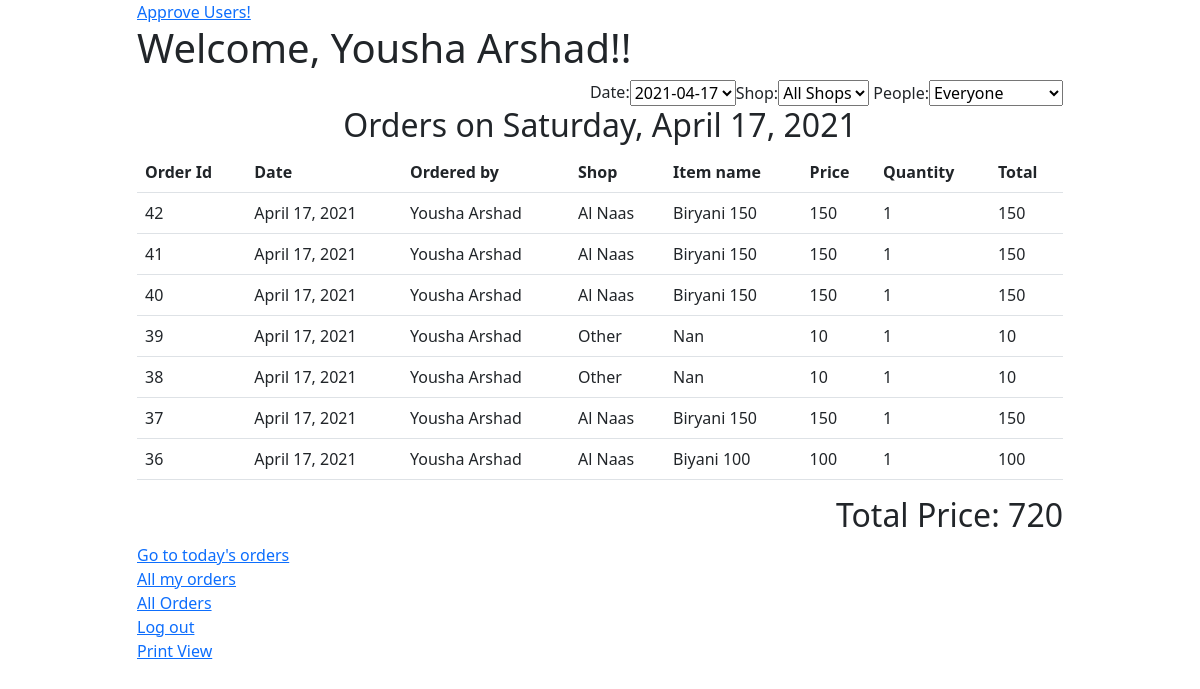
/khana/13 (signed in), run on the app's committed database.
### khana/models.py (models this page shows, shortened)
class Date(models.Model):
    date = models.DateField()

class Order(models.Model):
    quantity = models.IntegerField()
    date_id = models.ForeignKey(Date, on_delete=models.CASCADE, related_name="dates")
    user_id = models.ForeignKey(User, on_delete=models.CASCADE, related_name="users")
    item_id = models.ForeignKey(FoodItem, on_delete=models.DO_NOTHING, related_name="foods")

class FoodItem(models.Model):
    name = models.CharField(max_length=64)
    price = models.IntegerField()
    shop = models.ForeignKey(Shop, on_delete=models.CASCADE, related_name="shops")

class Shop(models.Model):
    name = models.CharField(max_length=64)
    def __str__(self):
        return f'{self.name}'

### khana/views.py (the view, shortened to what this page needs)
# urls.py: path('', khana.views.index),
def index(request, date_id=None):
    if not request.user.is_authenticated:
        return HttpResponseRedirect(reverse('login'))
    if date_id:
        today = datetime.datetime.now().date()
        if Date.objects.filter(date=today).exists():
            date_object = Date.objects.get(date=today)
        else:
            date_object = Date(date=today)
            date_object.save()
        today_id = date_object.id
        if Date.objects.filter(pk=date_id).exists():
            date_object = Date.objects.get(pk=date_id)
            is_today = today == date_object.date
        else:
            return HttpResponseRedirect(reverse('table', args=[date_object.id]))
        date_form = SelectDateForm(default_date=date_object.date)
        all_orders = False
        dates_orders = Order.objects.filter(date_id=date_object)
        date = date_object.date
    people_disabled = False
    if not request.user.is_staff:
        dates_orders = dates_orders.filter(user_id=request.user)
        people_disabled = True
    dates_items = dates_orders.values_list('item_id_id', flat=True).distinct()
    dates_shops = FoodItem.objects.all().filter(id__in=dates_items).values_list('shop_id', flat=True).distinct()
    shops = Shop.objects.filter(pk__in=dates_shops)
    dates_people = dates_orders.values_list('user_id_id', flat=True).distinct()
    peoples = User.objects.filter(pk__in=dates_people)
    sum_price = sum(o.item_id.price*o.quantity for o in dates_orders)
    return render(request, 'khana/index.html', {
        'today_id': today_id,
        'date': date,
        'orders': dates_orders.order_by('-pk'),
        'sum': sum_price,
        'date_form': date_form,
        'is_today': is_today,
        'all_orders': all_orders,
        'filter_form': FilterShopAndPersonForm(shops=shops, peoples=peoples, people_disabled=people_disabled),
    })

### khana/views.py
class SelectDateForm(forms.Form):
    def __init__(self, *args, default_date=None, **kwargs):
        super(SelectDateForm, self).__init__(*args, **kwargs)
        if default_date:
            print(default_date)
            all_dates = Date.objects.exclude(date=default_date).order_by('-date')
            initial_date = Date.objects.get(date=default_date)
            CHOICES_DATE = [(initial_date.id, f'{initial_date.date}')]
            OTHER_DATE = [(date.id, f'{date.date}') for date in all_dates]
            CHOICES_DATE += OTHER_DATE
            CHOICES_DATE += [(0, 'All Dates')]
            CHOICES_DATE = tuple(CHOICES_DATE)
        else:
            all_dates = Date.objects.all().order_by('-date')
            CHOICES_DATE = [(0, 'All Dates')]
            OTHER_DATE = [(date.id, f'{date.date}') for date in all_dates]
            CHOICES_DATE += OTHER_DATE
            CHOICES_DATE = tuple(CHOICES_DATE)
        self.fields['id'] = forms.ChoiceField(choices=CHOICES_DATE, label='Date')
        self.fields['id'].widget.attrs.update({'id': 'date_selector', 'onchange': 'myDateFunction()'})

### khana/templatetags/khana_square.py (called while the page is built)
def date_to_day(value):
    return value.strftime("%A")

def multiply(value, number):
    return value*number

### khana/templates/khana/index.html (shortened to what this page needs)
{% extends "khana/layout.html" %}
{% load khana_square %}
{% block body %}
    {% if request.user.is_superuser %}
    <a href="{% url 'approve' %}">Approve Users!</a>
    {% endif %}
    <h1>Welcome, {{ request.user.first_name }} {{ request.user.last_name }}!!</h1>
    <div class="d-flex justify-content-end">
        {{ date_form }}
    <form id="filter_form" action="{% url 'filtered_index' %}" method="post">
        {{ filter_form }}
    </form>
    </div>
    {% if orders %}
    {% if not all_orders %}
        {% if is_today %}
            <h2 class="text-center">Today's Orders- {{ date|date_to_day }}, {{ date }}</h2>
        {% else %}
            <h2 class="text-center">Orders on {{ date|date_to_day }}, {{ date }} </h2>
        {% endif %}
    {% else %}
        <h2 class="text-center">All Orders</h2>
    {% endif %}
    <table class="table" id="orders_table">
        <tr>
            <th>Order Id</th>
            <th>Date</th>
            <th>Ordered by</th>
            <th>Shop</th>
            <th>Item name</th>
            <th>Price</th>
            <th>Quantity</th>
            <th>Total</th>
        </tr>
            {% for order in orders %}
            <tr>
                <td>{{ order.id }}</td>
                <td>{{ order.date_id.date }}</td>
                <td>{{ order.user_id.first_name }} {{ order.user_id.last_name }}</td>
                <td>{{ order.item_id.shop }}</td>
                <td>{{ order.item_id.name }}</td>
                <td>{{ order.item_id.price }}</td>
                <td>{{ order.quantity }}</td>
                <td>{{ order.item_id.price|multiply:order.quantity }}</td>
            </tr>
            {% endfor %}
    </table>
    <h2 style="text-align: right">Total Price: {{ sum }}</h2>
    {% else %}
    <h4>No Orders</h4>
    {% endif %}
    {% if not is_today %}
        <a href="{% url 'index' %}{{ today_id }}">Go to today's orders</a>
    {% endif %}
    {% if request.user.is_staff %}
    <br>
    <a href="{% url 'all_my_orders' %}">All my orders</a>
    {% endif %}
    <br>
    {% if not all_orders %}
    <a href="{% url 'index' %}">All Orders</a>
    <br>
    {% endif %}
    <a href="{% url 'logout' %}">Log out</a>
    {% if request.user.is_staff %}
    <div>
    <a href="{% url 'print_orders' %}">Print View</a>
    </div>
    {% endif %}
{% endblock %}

### data on the page
Date: date "Saturday", date "April 17, 2021"
Order: id "42", date_id "April 17, 2021", user_id.first_name "Yousha", user_id.last_name "Arshad", item_id.shop "Al Naas", item_id.name "Biryani 150", item_id.price "150", quantity "1", item_id.price|multiply "150"
Order: id "41", date_id "April 17, 2021", user_id.first_name "Yousha", user_id.last_name "Arshad", item_id.shop "Al Naas", item_id.name "Biryani 150", item_id.price "150", quantity "1", item_id.price|multiply "150"
Order: id "40", date_id "April 17, 2021", user_id.first_name "Yousha", user_id.last_name "Arshad", item_id.shop "Al Naas", item_id.name "Biryani 150", item_id.price "150", quantity "1", item_id.price|multiply "150"
Order: id "39", date_id "April 17, 2021", user_id.first_name "Yousha", user_id.last_name "Arshad", item_id.shop "Other", item_id.name "Nan", item_id.price "10", quantity "1", item_id.price|multiply "10"
Order: id "38", date_id "April 17, 2021", user_id.first_name "Yousha", user_id.last_name "Arshad", item_id.shop "Other", item_id.name "Nan", item_id.price "10", quantity "1", item_id.price|multiply "10"
Order: id "37", date_id "April 17, 2021", user_id.first_name "Yousha", user_id.last_name "Arshad", item_id.shop "Al Naas", item_id.name "Biryani 150", item_id.price "150", quantity "1", item_id.price|multiply "150"
Order: id "36", date_id "April 17, 2021", user_id.first_name "Yousha", user_id.last_name "Arshad", item_id.shop "Al Naas", item_id.name "Biyani 100", item_id.price "100", quantity "1", item_id.price|multiply "100"

### other printed values
{{ request.user.first_name }} "Yousha"
{{ request.user.last_name }} "Arshad"
{{ sum }} "720"
